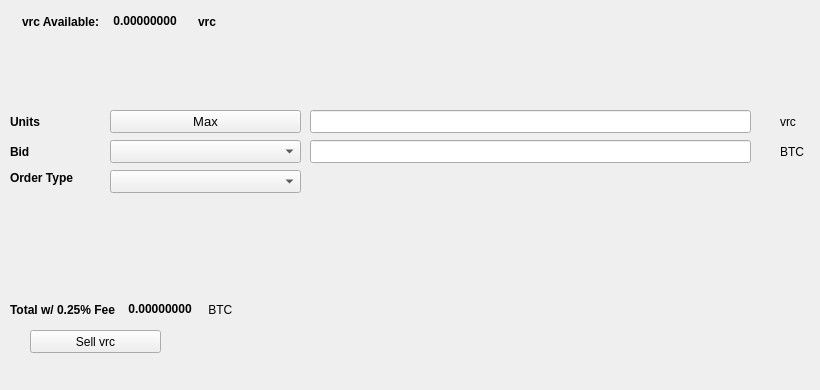
   <widget class="QWidget" name="SellTab">
    <attribute name="title">
     <string>Sell</string>
    </attribute>
    <widget class="QLabel" name="label_16">
     <property name="geometry">
      <rect>
       <x>780</x>
       <y>140</y>
       <width>31</width>
       <height>23</height>
      </rect>
     </property>
     <property name="text">
      <string>BTC</string>
     </property>
    </widget>
    <widget class="QComboBox" name="SellBidcomboBox">
     <property name="geometry">
      <rect>
       <x>110</x>
       <y>140</y>
       <width>191</width>
       <height>23</height>
      </rect>
     </property>
     <property name="font">
      <font>
       <pointsize>10</pointsize>
      </font>
     </property>
    </widget>
    <widget class="QLabel" name="label_18">
     <property name="geometry">
      <rect>
       <x>10</x>
       <y>110</y>
       <width>46</width>
       <height>23</height>
      </rect>
     </property>
     <property name="font">
      <font>
       <weight>75</weight>
       <bold>true</bold>
      </font>
     </property>
     <property name="text">
      <string>Units</string>
     </property>
    </widget>
    <widget class="QPushButton" name="Sell_Max_Amount">
     <property name="geometry">
      <rect>
       <x>110</x>
       <y>110</y>
       <width>191</width>
       <height>23</height>
      </rect>
     </property>
     <property name="font">
      <font>
       <pointsize>10</pointsize>
      </font>
     </property>
     <property name="text">
      <string>Max</string>
     </property>
    </widget>
    <widget class="QLabel" name="label_20">
     <property name="geometry">
      <rect>
       <x>10</x>
       <y>170</y>
       <width>91</width>
       <height>16</height>
      </rect>
     </property>
     <property name="font">
      <font>
       <weight>75</weight>
       <bold>true</bold>
      </font>
     </property>
     <property name="text">
      <string>Order Type</string>
     </property>
    </widget>
    <widget class="QComboBox" name="SellOrdertypeCombo">
     <property name="geometry">
      <rect>
       <x>110</x>
       <y>170</y>
       <width>191</width>
       <height>23</height>
      </rect>
     </property>
     <property name="font">
      <font>
       <pointsize>10</pointsize>
      </font>
     </property>
    </widget>
    <widget class="QLabel" name="label_21">
     <property name="geometry">
      <rect>
       <x>10</x>
       <y>140</y>
       <width>46</width>
       <height>23</height>
      </rect>
     </property>
     <property name="font">
      <font>
       <weight>75</weight>
       <bold>true</bold>
      </font>
     </property>
     <property name="text">
      <string>Bid</string>
     </property>
    </widget>
    <widget class="QLabel" name="label_22">
     <property name="geometry">
      <rect>
       <x>780</x>
       <y>110</y>
       <width>31</width>
       <height>23</height>
      </rect>
     </property>
     <property name="text">
      <string>vrc</string>
     </property>
    </widget>
    <widget class="QLineEdit" name="UnitsInputvrc">
     <property name="geometry">
      <rect>
       <x>310</x>
       <y>110</y>
       <width>441</width>
       <height>23</height>
      </rect>
     </property>
     <property name="font">
      <font>
       <pointsize>9</pointsize>
       <weight>75</weight>
       <bold>true</bold>
      </font>
     </property>
    </widget>
    <widget class="QLineEdit" name="SellBidPriceEdit">
     <property name="geometry">
      <rect>
       <x>310</x>
       <y>140</y>
       <width>441</width>
       <height>23</height>
      </rect>
     </property>
     <property name="font">
      <font>
       <pointsize>9</pointsize>
       <weight>75</weight>
       <bold>true</bold>
      </font>
     </property>
    </widget>
    <widget class="QPushButton" name="SellvrcBTN">
     <property name="geometry">
      <rect>
       <x>30</x>
       <y>330</y>
       <width>131</width>
       <height>23</height>
      </rect>
     </property>
     <property name="text">
      <string>Sell vrc</string>
     </property>
     <property name="icon">
      <iconset resource="../vrc">
       <normaloff>:/icons/bitcoin</normaloff>:/icons/bitcoin</iconset>
     </property>
    </widget>
    <widget class="QWidget" name="layoutWidget3">
     <property name="geometry">
      <rect>
       <x>22</x>
       <y>12</y>
       <width>258</width>
       <height>19</height>
      </rect>
     </property>
     <layout class="QHBoxLayout" name="horizontalLayout">
      <item>
       <widget class="QLabel" name="label232_2">
        <property name="font">
         <font>
          <weight>75</weight>
          <bold>true</bold>
         </font>
        </property>
        <property name="text">
         <string>vrc Available:</string>
        </property>
       </widget>
      </item>
      <item>
       <widget class="QLabel" name="vrcAvailableLabel">
        <property name="palette">
         <palette>
          <active>
           <colorrole role="WindowText">
            <brush brushstyle="SolidPattern">
             <color alpha="255">
              <red>0</red>
              <green>0</green>
              <blue>0</blue>
             </color>
            </brush>
           </colorrole>
           <colorrole role="Button">
            <brush brushstyle="SolidPattern">
             <color alpha="255">
              <red>0</red>
              <green>170</green>
              <blue>0</blue>
             </color>
            </brush>
           </colorrole>
           <colorrole role="Light">
            <brush brushstyle="SolidPattern">
             <color alpha="255">
              <red>0</red>
              <green>255</green>
              <blue>0</blue>
             </color>
            </brush>
           </colorrole>
           <colorrole role="Midlight">
            <brush brushstyle="SolidPattern">
             <color alpha="255">
              <red>0</red>
              <green>212</green>
              <blue>0</blue>
             </color>
            </brush>
           </colorrole>
           <colorrole role="Dark">
            <brush brushstyle="SolidPattern">
             <color alpha="255">
              <red>0</red>
              <green>85</green>
              <blue>0</blue>
             </color>
            </brush>
           </colorrole>
           <colorrole role="Mid">
            <brush brushstyle="SolidPattern">
             <color alpha="255">
              <red>0</red>
              <green>113</green>
              <blue>0</blue>
             </color>
            </brush>
           </colorrole>
           <colorrole role="Text">
            <brush brushstyle="SolidPattern">
             <color alpha="255">
              <red>0</red>
              <green>170</green>
              <blue>0</blue>
             </color>
            </brush>
           </colorrole>
           <colorrole role="BrightText">
            <brush brushstyle="SolidPattern">
             <color alpha="255">
              <red>255</red>
              <green>255</green>
              <blue>255</blue>
             </color>
            </brush>
           </colorrole>
           <colorrole role="ButtonText">
            <brush brushstyle="SolidPattern">
             <color alpha="255">
              <red>0</red>
              <green>0</green>
              <blue>0</blue>
             </color>
            </brush>
           </colorrole>
           <colorrole role="Base">
            <brush brushstyle="SolidPattern">
             <color alpha="255">
              <red>255</red>
              <green>255</green>
              <blue>255</blue>
             </color>
            </brush>
           </colorrole>
           <colorrole role="Window">
            <brush brushstyle="SolidPattern">
             <color alpha="255">
              <red>0</red>
              <green>170</green>
              <blue>0</blue>
             </color>
            </brush>
           </colorrole>
           <colorrole role="Shadow">
            <brush brushstyle="SolidPattern">
             <color alpha="255">
              <red>0</red>
              <green>0</green>
              <blue>0</blue>
             </color>
            </brush>
           </colorrole>
           <colorrole role="AlternateBase">
            <brush brushstyle="SolidPattern">
             <color alpha="255">
              <red>127</red>
              <green>212</green>
              <blue>127</blue>
             </color>
            </brush>
           </colorrole>
           <colorrole role="ToolTipBase">
            <brush brushstyle="SolidPattern">
             <color alpha="255">
              <red>255</red>
              <green>255</green>
              <blue>220</blue>
             </color>
            </brush>
           </colorrole>
           <colorrole role="ToolTipText">
            <brush brushstyle="SolidPattern">
             <color alpha="255">
              <red>0</red>
              <green>0</green>
              <blue>0</blue>
             </color>
            </brush>
           </colorrole>
          </active>
          <inactive>
           <colorrole role="WindowText">
            <brush brushstyle="SolidPattern">
             <color alpha="255">
              <red>0</red>
              <green>0</green>
              <blue>0</blue>
             </color>
            </brush>
           </colorrole>
           <colorrole role="Button">
            <brush brushstyle="SolidPattern">
             <color alpha="255">
              <red>0</red>
              <green>170</green>
              <blue>0</blue>
             </color>
            </brush>
           </colorrole>
           <colorrole role="Light">
            <brush brushstyle="SolidPattern">
             <color alpha="255">
              <red>0</red>
              <green>255</green>
              <blue>0</blue>
             </color>
            </brush>
           </colorrole>
           <colorrole role="Midlight">
            <brush brushstyle="SolidPattern">
             <color alpha="255">
              <red>0</red>
              <green>212</green>
              <blue>0</blue>
             </color>
            </brush>
           </colorrole>
           <colorrole role="Dark">
            <brush brushstyle="SolidPattern">
             <color alpha="255">
              <red>0</red>
              <green>85</green>
              <blue>0</blue>
             </color>
            </brush>
           </colorrole>
           <colorrole role="Mid">
            <brush brushstyle="SolidPattern">
             <color alpha="255">
              <red>0</red>
              <green>113</green>
              <blue>0</blue>
             </color>
            </brush>
           </colorrole>
           <colorrole role="Text">
            <brush brushstyle="SolidPattern">
             <color alpha="255">
              <red>0</red>
              <green>170</green>
              <blue>0</blue>
             </color>
            </brush>
           </colorrole>
           <colorrole role="BrightText">
            <brush brushstyle="SolidPattern">
             <color alpha="255">
              <red>255</red>
              <green>255</green>
              <blue>255</blue>
             </color>
            </brush>
           </colorrole>
           <colorrole role="ButtonText">
            <brush brushstyle="SolidPattern">
             <color alpha="255">
              <red>0</red>
              <green>0</green>
              <blue>0</blue>
             </color>
            </brush>
           </colorrole>
           <colorrole role="Base">
            <brush brushstyle="SolidPattern">
             <color alpha="255">
              <red>255</red>
              <green>255</green>
              <blue>255</blue>
             </color>
            </brush>
           </colorrole>
           <colorrole role="Window">
            <brush brushstyle="SolidPattern">
             <color alpha="255">
              <red>0</red>
              <green>170</green>
              <blue>0</blue>
             </color>
            </brush>
           </colorrole>
           <colorrole role="Shadow">
            <brush brushstyle="SolidPattern">
             <color alpha="255">
              <red>0</red>
              <green>0</green>
              <blue>0</blue>
             </color>
            </brush>
           </colorrole>
           <colorrole role="AlternateBase">
            <brush brushstyle="SolidPattern">
             <color alpha="255">
              <red>127</red>
              <green>212</green>
              <blue>127</blue>
             </color>
            </brush>
           </colorrole>
           <colorrole role="ToolTipBase">
            <brush brushstyle="SolidPattern">
             <color alpha="255">
              <red>255</red>
              <green>255</green>
              <blue>220</blue>
             </color>
            </brush>
           </colorrole>
           <colorrole role="ToolTipText">
            <brush brushstyle="SolidPattern">
             <color alpha="255">
              <red>0</red>
              <green>0</green>
              <blue>0</blue>
             </color>
            </brush>
           </colorrole>
          </inactive>
          <disabled>
           <colorrole role="WindowText">
            <brush brushstyle="SolidPattern">
             <color alpha="255">
              <red>0</red>
              <green>85</green>
              <blue>0</blue>
             </color>
            </brush>
           </colorrole>
           <colorrole role="Button">
            <brush brushstyle="SolidPattern">
             <color alpha="255">
              <red>0</red>
              <green>170</green>
              <blue>0</blue>
             </color>
            </brush>
           </colorrole>
           <colorrole role="Light">
            <brush brushstyle="SolidPattern">
             <color alpha="255">
              <red>0</red>
              <green>255</green>
              <blue>0</blue>
             </color>
            </brush>
           </colorrole>
           <colorrole role="Midlight">
            <brush brushstyle="SolidPattern">
             <color alpha="255">
              <red>0</red>
              <green>212</green>
              <blue>0</blue>
             </color>
            </brush>
           </colorrole>
           <colorrole role="Dark">
            <brush brushstyle="SolidPattern">
             <color alpha="255">
              <red>0</red>
              <green>85</green>
              <blue>0</blue>
             </color>
            </brush>
           </colorrole>
           <colorrole role="Mid">
            <brush brushstyle="SolidPattern">
             <color alpha="255">
              <red>0</red>
              <green>113</green>
              <blue>0</blue>
             </color>
            </brush>
           </colorrole>
           <colorrole role="Text">
            <brush brushstyle="SolidPattern">
             <color alpha="255">
              <red>0</red>
              <green>85</green>
              <blue>0</blue>
             </color>
            </brush>
           </colorrole>
           <colorrole role="BrightText">
            <brush brushstyle="SolidPattern">
             <color alpha="255">
              <red>255</red>
              <green>255</green>
              <blue>255</blue>
             </color>
            </brush>
           </colorrole>
           <colorrole role="ButtonText">
            <brush brushstyle="SolidPattern">
             <color alpha="255">
              <red>0</red>
              <green>85</green>
              <blue>0</blue>
             </color>
            </brush>
           </colorrole>
           <colorrole role="Base">
            <brush brushstyle="SolidPattern">
             <color alpha="255">
              <red>0</red>
              <green>170</green>
              <blue>0</blue>
             </color>
            </brush>
           </colorrole>
           <colorrole role="Window">
            <brush brushstyle="SolidPattern">
             <color alpha="255">
              <red>0</red>
              <green>170</green>
              <blue>0</blue>
             </color>
            </brush>
           </colorrole>
           <colorrole role="Shadow">
            <brush brushstyle="SolidPattern">
             <color alpha="255">
              <red>0</red>
              <green>0</green>
              <blue>0</blue>
             </color>
            </brush>
           </colorrole>
           <colorrole role="AlternateBase">
            <brush brushstyle="SolidPattern">
             <color alpha="255">
              <red>0</red>
              <green>170</green>
              <blue>0</blue>
             </color>
            </brush>
           </colorrole>
           <colorrole role="ToolTipBase">
            <brush brushstyle="SolidPattern">
             <color alpha="255">
              <red>255</red>
              <green>255</green>
              <blue>220</blue>
             </color>
            </brush>
           </colorrole>
           <colorrole role="ToolTipText">
            <brush brushstyle="SolidPattern">
             <color alpha="255">
              <red>0</red>
              <green>0</green>
              <blue>0</blue>
             </color>
            </brush>
           </colorrole>
          </disabled>
         </palette>
        </property>
        <property name="font">
         <font>
          <weight>75</weight>
          <bold>true</bold>
         </font>
        </property>
        <property name="text">
         <string> 0.00000000 </string>
        </property>
        <property name="textInteractionFlags">
         <set>Qt::LinksAccessibleByMouse|Qt::TextSelectableByKeyboard|Qt::TextSelectableByMouse</set>
        </property>
       </widget>
      </item>
      <item>
       <widget class="QLabel" name="labelvrc">
        <property name="font">
         <font>
          <weight>75</weight>
          <bold>true</bold>
         </font>
        </property>
        <property name="text">
         <string>vrc</string>
        </property>
       </widget>
      </item>
     </layout>
    </widget>
    <widget class="QWidget" name="layoutWidget">
     <property name="geometry">
      <rect>
       <x>10</x>
       <y>300</y>
       <width>268</width>
       <height>19</height>
      </rect>
     </property>
     <layout class="QHBoxLayout" name="horizontalLayout_2">
      <item>
       <widget class="QLabel" name="label_19">
        <property name="font">
         <font>
          <weight>75</weight>
          <bold>true</bold>
         </font>
        </property>
        <property name="text">
         <string>Total w/ 0.25% Fee </string>
        </property>
       </widget>
      </item>
      <item>
       <widget class="QLabel" name="SellCostLabel">
        <property name="palette">
         <palette>
          <active>
           <colorrole role="WindowText">
            <brush brushstyle="SolidPattern">
             <color alpha="255">
              <red>0</red>
              <green>0</green>
              <blue>0</blue>
             </color>
            </brush>
           </colorrole>
           <colorrole role="Button">
            <brush brushstyle="SolidPattern">
             <color alpha="255">
              <red>0</red>
              <green>170</green>
              <blue>0</blue>
             </color>
            </brush>
           </colorrole>
           <colorrole role="Light">
            <brush brushstyle="SolidPattern">
             <color alpha="255">
              <red>0</red>
              <green>255</green>
              <blue>0</blue>
             </color>
            </brush>
           </colorrole>
           <colorrole role="Midlight">
            <brush brushstyle="SolidPattern">
             <color alpha="255">
              <red>0</red>
              <green>212</green>
              <blue>0</blue>
             </color>
            </brush>
           </colorrole>
           <colorrole role="Dark">
            <brush brushstyle="SolidPattern">
             <color alpha="255">
              <red>0</red>
              <green>85</green>
              <blue>0</blue>
             </color>
            </brush>
           </colorrole>
           <colorrole role="Mid">
            <brush brushstyle="SolidPattern">
             <color alpha="255">
              <red>0</red>
              <green>113</green>
              <blue>0</blue>
             </color>
            </brush>
           </colorrole>
           <colorrole role="Text">
            <brush brushstyle="SolidPattern">
             <color alpha="255">
              <red>0</red>
              <green>170</green>
              <blue>0</blue>
             </color>
            </brush>
           </colorrole>
           <colorrole role="BrightText">
            <brush brushstyle="SolidPattern">
             <color alpha="255">
              <red>255</red>
              <green>255</green>
              <blue>255</blue>
             </color>
            </brush>
           </colorrole>
           <colorrole role="ButtonText">
            <brush brushstyle="SolidPattern">
             <color alpha="255">
              <red>0</red>
              <green>0</green>
              <blue>0</blue>
             </color>
            </brush>
           </colorrole>
           <colorrole role="Base">
            <brush brushstyle="SolidPattern">
             <color alpha="255">
              <red>255</red>
              <green>255</green>
              <blue>255</blue>
             </color>
            </brush>
           </colorrole>
           <colorrole role="Window">
            <brush brushstyle="SolidPattern">
             <color alpha="255">
              <red>0</red>
              <green>170</green>
              <blue>0</blue>
             </color>
            </brush>
           </colorrole>
           <colorrole role="Shadow">
            <brush brushstyle="SolidPattern">
             <color alpha="255">
              <red>0</red>
              <green>0</green>
              <blue>0</blue>
             </color>
            </brush>
           </colorrole>
           <colorrole role="AlternateBase">
            <brush brushstyle="SolidPattern">
             <color alpha="255">
              <red>127</red>
              <green>212</green>
              <blue>127</blue>
             </color>
            </brush>
           </colorrole>
           <colorrole role="ToolTipBase">
            <brush brushstyle="SolidPattern">
             <color alpha="255">
              <red>255</red>
              <green>255</green>
              <blue>220</blue>
             </color>
            </brush>
           </colorrole>
           <colorrole role="ToolTipText">
            <brush brushstyle="SolidPattern">
             <color alpha="255">
              <red>0</red>
              <green>0</green>
              <blue>0</blue>
             </color>
            </brush>
           </colorrole>
          </active>
          <inactive>
           <colorrole role="WindowText">
            <brush brushstyle="SolidPattern">
             <color alpha="255">
              <red>0</red>
              <green>0</green>
              <blue>0</blue>
             </color>
            </brush>
           </colorrole>
           <colorrole role="Button">
            <brush brushstyle="SolidPattern">
             <color alpha="255">
              <red>0</red>
              <green>170</green>
              <blue>0</blue>
             </color>
            </brush>
           </colorrole>
           <colorrole role="Light">
            <brush brushstyle="SolidPattern">
             <color alpha="255">
              <red>0</red>
              <green>255</green>
              <blue>0</blue>
             </color>
            </brush>
           </colorrole>
           <colorrole role="Midlight">
            <brush brushstyle="SolidPattern">
             <color alpha="255">
              <red>0</red>
              <green>212</green>
              <blue>0</blue>
             </color>
            </brush>
           </colorrole>
           <colorrole role="Dark">
            <brush brushstyle="SolidPattern">
             <color alpha="255">
              <red>0</red>
              <green>85</green>
              <blue>0</blue>
             </color>
            </brush>
           </colorrole>
           <colorrole role="Mid">
            <brush brushstyle="SolidPattern">
             <color alpha="255">
              <red>0</red>
              <green>113</green>
              <blue>0</blue>
             </color>
            </brush>
           </colorrole>
           <colorrole role="Text">
            <brush brushstyle="SolidPattern">
             <color alpha="255">
              <red>0</red>
              <green>170</green>
              <blue>0</blue>
             </color>
            </brush>
           </colorrole>
           <colorrole role="BrightText">
            <brush brushstyle="SolidPattern">
             <color alpha="255">
              <red>255</red>
              <green>255</green>
              <blue>255</blue>
             </color>
            </brush>
           </colorrole>
           <colorrole role="ButtonText">
            <brush brushstyle="SolidPattern">
             <color alpha="255">
              <red>0</red>
              <green>0</green>
              <blue>0</blue>
             </color>
            </brush>
           </colorrole>
           <colorrole role="Base">
            <brush brushstyle="SolidPattern">
             <color alpha="255">
              <red>255</red>
              <green>255</green>
              <blue>255</blue>
             </color>
            </brush>
           </colorrole>
           <colorrole role="Window">
            <brush brushstyle="SolidPattern">
             <color alpha="255">
              <red>0</red>
              <green>170</green>
              <blue>0</blue>
             </color>
            </brush>
           </colorrole>
           <colorrole role="Shadow">
            <brush brushstyle="SolidPattern">
             <color alpha="255">
              <red>0</red>
              <green>0</green>
              <blue>0</blue>
             </color>
            </brush>
           </colorrole>
           <colorrole role="AlternateBase">
            <brush brushstyle="SolidPattern">
             <color alpha="255">
              <red>127</red>
              <green>212</green>
              <blue>127</blue>
             </color>
            </brush>
           </colorrole>
           <colorrole role="ToolTipBase">
            <brush brushstyle="SolidPattern">
             <color alpha="255">
              <red>255</red>
              <green>255</green>
              <blue>220</blue>
             </color>
            </brush>
           </colorrole>
           <colorrole role="ToolTipText">
            <brush brushstyle="SolidPattern">
             <color alpha="255">
              <red>0</red>
              <green>0</green>
              <blue>0</blue>
             </color>
            </brush>
           </colorrole>
          </inactive>
          <disabled>
           <colorrole role="WindowText">
            <brush brushstyle="SolidPattern">
             <color alpha="255">
              <red>0</red>
              <green>85</green>
              <blue>0</blue>
             </color>
            </brush>
           </colorrole>
           <colorrole role="Button">
            <brush brushstyle="SolidPattern">
             <color alpha="255">
              <red>0</red>
              <green>170</green>
              <blue>0</blue>
             </color>
            </brush>
           </colorrole>
           <colorrole role="Light">
            <brush brushstyle="SolidPattern">
             <color alpha="255">
              <red>0</red>
              <green>255</green>
              <blue>0</blue>
             </color>
            </brush>
           </colorrole>
           <colorrole role="Midlight">
            <brush brushstyle="SolidPattern">
             <color alpha="255">
              <red>0</red>
              <green>212</green>
              <blue>0</blue>
             </color>
            </brush>
           </colorrole>
           <colorrole role="Dark">
            <brush brushstyle="SolidPattern">
             <color alpha="255">
              <red>0</red>
              <green>85</green>
              <blue>0</blue>
             </color>
            </brush>
           </colorrole>
           <colorrole role="Mid">
            <brush brushstyle="SolidPattern">
             <color alpha="255">
              <red>0</red>
              <green>113</green>
              <blue>0</blue>
             </color>
            </brush>
           </colorrole>
           <colorrole role="Text">
            <brush brushstyle="SolidPattern">
             <color alpha="255">
              <red>0</red>
              <green>85</green>
              <blue>0</blue>
             </color>
            </brush>
           </colorrole>
           <colorrole role="BrightText">
            <brush brushstyle="SolidPattern">
             <color alpha="255">
              <red>255</red>
              <green>255</green>
              <blue>255</blue>
             </color>
            </brush>
           </colorrole>
           <colorrole role="ButtonText">
            <brush brushstyle="SolidPattern">
             <color alpha="255">
              <red>0</red>
              <green>85</green>
              <blue>0</blue>
             </color>
            </brush>
           </colorrole>
           <colorrole role="Base">
            <brush brushstyle="SolidPattern">
             <color alpha="255">
              <red>0</red>
              <green>170</green>
              <blue>0</blue>
             </color>
            </brush>
           </colorrole>
           <colorrole role="Window">
            <brush brushstyle="SolidPattern">
             <color alpha="255">
              <red>0</red>
              <green>170</green>
              <blue>0</blue>
             </color>
            </brush>
           </colorrole>
           <colorrole role="Shadow">
            <brush brushstyle="SolidPattern">
             <color alpha="255">
              <red>0</red>
              <green>0</green>
              <blue>0</blue>
             </color>
            </brush>
           </colorrole>
           <colorrole role="AlternateBase">
            <brush brushstyle="SolidPattern">
             <color alpha="255">
              <red>0</red>
              <green>170</green>
              <blue>0</blue>
             </color>
            </brush>
           </colorrole>
           <colorrole role="ToolTipBase">
            <brush brushstyle="SolidPattern">
             <color alpha="255">
              <red>255</red>
              <green>255</green>
              <blue>220</blue>
             </color>
            </brush>
           </colorrole>
           <colorrole role="ToolTipText">
            <brush brushstyle="SolidPattern">
             <color alpha="255">
              <red>0</red>
              <green>0</green>
              <blue>0</blue>
             </color>
            </brush>
           </colorrole>
          </disabled>
         </palette>
        </property>
        <property name="font">
         <font>
          <weight>75</weight>
          <bold>true</bold>
         </font>
        </property>
        <property name="autoFillBackground">
         <bool>false</bool>
        </property>
        <property name="text">
         <string> 0.00000000</string>
        </property>
        <property name="textInteractionFlags">
         <set>Qt::LinksAccessibleByMouse|Qt::TextSelectableByMouse</set>
        </property>
       </widget>
      </item>
      <item>
       <widget class="QLabel" name="label_17">
        <property name="font">
         <font>
          <weight>50</weight>
          <bold>false</bold>
         </font>
        </property>
        <property name="text">
         <string> BTC</string>
        </property>
       </widget>
      </item>
     </layout>
    </widget>
    <widget class="QLabel" name="label_23">
     <property name="geometry">
      <rect>
       <x>460</x>
       <y>300</y>
       <width>281</width>
       <height>81</height>
      </rect>
     </property>
     <property name="text">
      <string/>
     </property>
     <property name="pixmap">
      <pixmap>:/images/bittrex</pixmap>
     </property>
    </widget>
   </widget>
